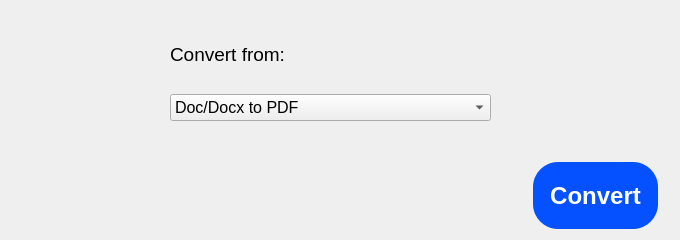
    <widget class="QWidget" name="convert_page">
     <property name="styleSheet">
      <string notr="true">QPushButton{
margin:2px bold;
}</string>
     </property>
     <widget class="QWidget" name="widget_2" native="true">
      <property name="geometry">
       <rect>
        <x>170</x>
        <y>20</y>
        <width>321</width>
        <height>101</height>
       </rect>
      </property>
      <layout class="QVBoxLayout" name="verticalLayout_2">
       <item>
        <widget class="QLabel" name="label_5">
         <property name="font">
          <font>
           <pointsize>14</pointsize>
          </font>
         </property>
         <property name="text">
          <string>Convert from:</string>
         </property>
        </widget>
       </item>
       <item>
        <widget class="QComboBox" name="convert_dropdown">
         <property name="font">
          <font>
           <pointsize>12</pointsize>
          </font>
         </property>
         <item>
          <property name="text">
           <string>Doc/Docx to PDF</string>
          </property>
         </item>
         <item>
          <property name="text">
           <string>Image to PDF</string>
          </property>
         </item>
         <item>
          <property name="text">
           <string>Pdf to Image(.jpg)</string>
          </property>
         </item>
         <item>
          <property name="text">
           <string>Pdf to Image(.jpeg)</string>
          </property>
         </item>
         <item>
          <property name="text">
           <string>Pdf to Image(.png)</string>
          </property>
         </item>
        </widget>
       </item>
      </layout>
     </widget>
     <widget class="QPushButton" name="convert_button">
      <property name="geometry">
       <rect>
        <x>520</x>
        <y>160</y>
        <width>151</width>
        <height>71</height>
       </rect>
      </property>
      <property name="font">
       <font>
        <pointsize>18</pointsize>
        <bold>true</bold>
       </font>
      </property>
      <property name="cursor">
       <cursorShape>PointingHandCursor</cursorShape>
      </property>
      <property name="styleSheet">
       <string notr="true">background-color:rgb(5, 80, 255);
color:white;
border-radius:25px;
</string>
      </property>
      <property name="text">
       <string>Convert</string>
      </property>
      <property name="checkable">
       <bool>true</bool>
      </property>
     </widget>
    </widget>
